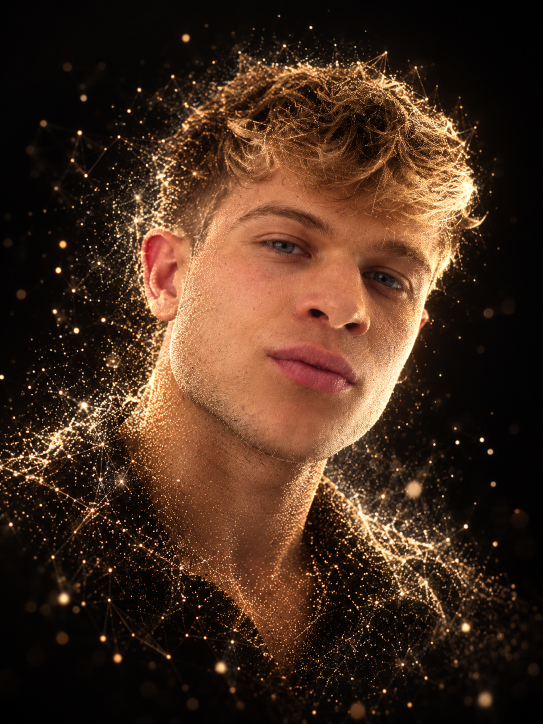
#> input picture assets/project-images/portrait-reference.png, 1086 x 1448 px, found by its file name (shown at 1/2 size)
$ python generate_particles.py   (older library calls are emulated)
#> lines starting #> are read from the running program, lines starting #| are printed output that depends on the picture; after the words box and inside, x2 and y2 are one past the last pixel; in counts of white or black regions, pixels touching at a corner belong together
import cv2
import numpy as np
import json
import math
import os

def create_particle_dataset(
    image_path='assets/project-images/portrait-reference.png',
    target_count=42000,
    output_bin='public/assets/portrait-particles.bin',
    output_meta='public/assets/portrait-meta.json'
):
#> called with target_count = 42000, output_bin = 'public/assets/portrait-particles.bin', output_meta = 'public/assets/portrait-meta.json'
    print(f"Reading {image_path}...")
    img = cv2.imread(image_path)
#> img is the input picture: shape (1448, 1086, 3); mean B, G, R 29.9, 45.3, 70.1
    if img is None:
        raise FileNotFoundError(f"Cannot load image {image_path}")

    h, w, c = img.shape
#> h = 1448; w = 1086; c = 3
    print(f"Image dimensions: {w}x{h}")
#| Image dimensions: 1086x1448

    img_rgb = cv2.cvtColor(img, cv2.COLOR_BGR2RGB).astype(np.float32) / 255.0
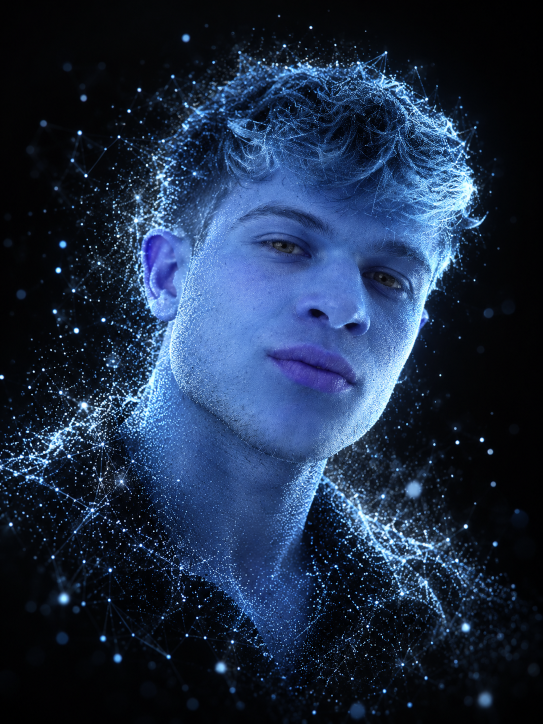
#> img_rgb: shape (1448, 1086, 3) float32 (shown at 1/2 size); mean B, G, R 0.275, 0.178, 0.118
    gray = cv2.cvtColor(img, cv2.COLOR_BGR2GRAY).astype(np.float32) / 255.0

    # 1. Exact Anatomical Landmark Coordinates
    face_cx, face_cy = 580.0, 610.0
    head_rx, head_ry = 330.0, 460.0

    left_eye_pos = (568.0, 490.0)
    right_eye_pos = (748.0, 556.0)
    nose_tip_pos = (590.0, 605.0)
    nose_bridge_top = (610.0, 485.0)
    mouth_center_pos = (603.0, 725.0)
    chin_pos = (590.0, 845.0)
    left_ear_pos = (300.0, 520.0)

    # 2. Multi-Scale Gradients & Feature Extractions
    # Sobel gradients
    sobelx = cv2.Sobel(gray, cv2.CV_32F, 1, 0, ksize=3)
    sobely = cv2.Sobel(gray, cv2.CV_32F, 0, 1, ksize=3)
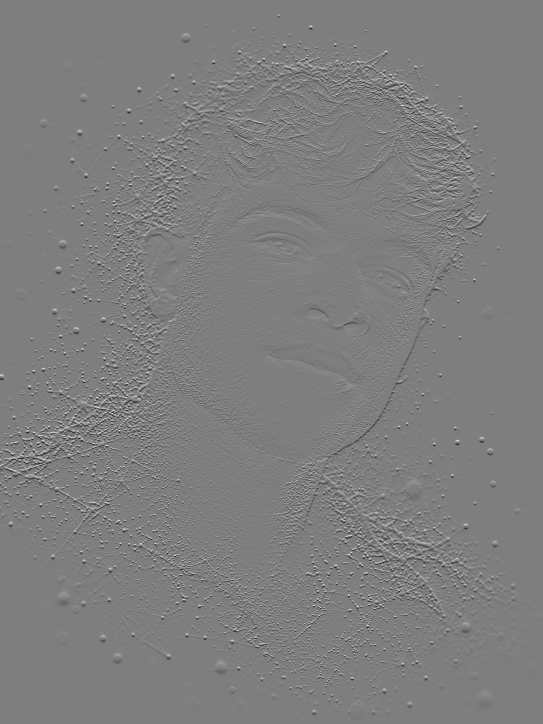
#> sobely: shape (1448, 1086) float32 (shown at 1/2 size); min -3.67, max 3.72, mean -7.87e-06; drawn with min black and max white
    grad_mag = np.sqrt(sobelx**2 + sobely**2)
    grad_norm = grad_mag / (np.max(grad_mag) + 1e-6)

    # Laplacian for fine micro-details (eyelashes, pores, hair strands)
    laplace = np.abs(cv2.Laplacian(gray, cv2.CV_32F, ksize=3))
    laplace_norm = laplace / (np.max(laplace) + 1e-6)

    # Canny edge detector for structural contours
    gray_u8 = (gray * 255).astype(np.uint8)
    canny_fine = cv2.Canny(gray_u8, 25, 75).astype(np.float32) / 255.0
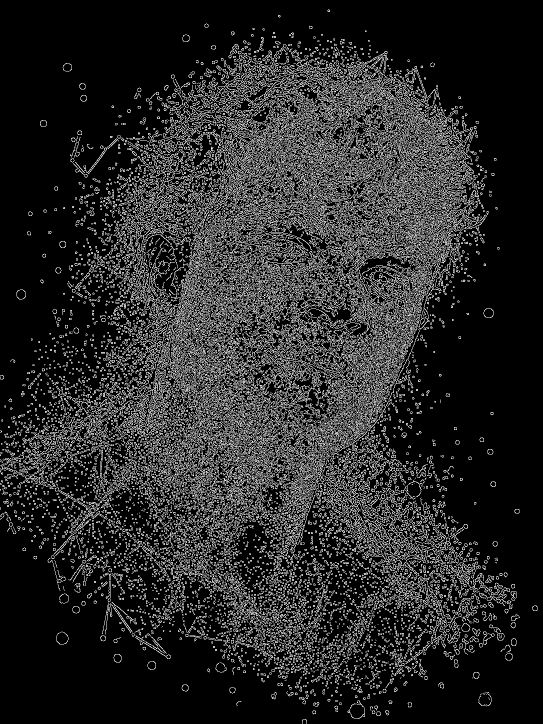
#> canny_fine: shape (1448, 1086) float32 (shown at 1/2 size); values 0 (black) and 1 (white), 15.9% white in thin lines or dots
    canny_strong = cv2.Canny(gray_u8, 60, 150).astype(np.float32) / 255.0
#> canny_strong: shape (1448, 1086) float32; values 0 (black) and 1 (white), 11.5% white in thin lines or dots

    # 3. Dedicated Feature Importance Weighting
    y_grid, x_grid = np.ogrid[:h, :w]
#> y_grid = 1448 values from 0 to 1447

    # Left eye zone
    d_le = np.sqrt((x_grid - left_eye_pos[0])**2 + (y_grid - left_eye_pos[1])**2)
    mask_le = np.exp(- (d_le**2) / (2.0 * (48.0**2)))

    # Right eye zone
    d_re = np.sqrt((x_grid - right_eye_pos[0])**2 + (y_grid - right_eye_pos[1])**2)
    mask_re = np.exp(- (d_re**2) / (2.0 * (48.0**2)))

    # Nose zone
    d_nose = np.sqrt((x_grid - nose_tip_pos[0])**2 + (y_grid - nose_tip_pos[1])**2)
    mask_nose = np.exp(- (d_nose**2) / (2.0 * (50.0**2)))

    # Mouth zone
    d_mouth = np.sqrt((x_grid - mouth_center_pos[0])**2 + (y_grid - mouth_center_pos[1])**2)
    mask_mouth = np.exp(- (d_mouth**2) / (2.0 * (55.0**2)))

    # Eyebrows
    d_leb = np.sqrt((x_grid - 550.0)**2 + (y_grid - 450.0)**2)
    mask_leb = np.exp(- (d_leb**2) / (2.0 * (50.0**2)))
    d_reb = np.sqrt((x_grid - 720.0)**2 + (y_grid - 500.0)**2)
    mask_reb = np.exp(- (d_reb**2) / (2.0 * (50.0**2)))

    # Hair volume mask
    hair_mask = ((y_grid < 450) & (y_grid > 50) & (x_grid > 250) & (x_grid < 850)).astype(np.float32)

    # Skin area
    r_chan = img_rgb[:, :, 0]
    g_chan = img_rgb[:, :, 1]
    b_chan = img_rgb[:, :, 2]
    skin_mask = np.clip((r_chan - g_chan) * 3.0 + (g_chan - b_chan) * 2.0, 0.0, 1.0) * (gray > 0.05).astype(np.float32)
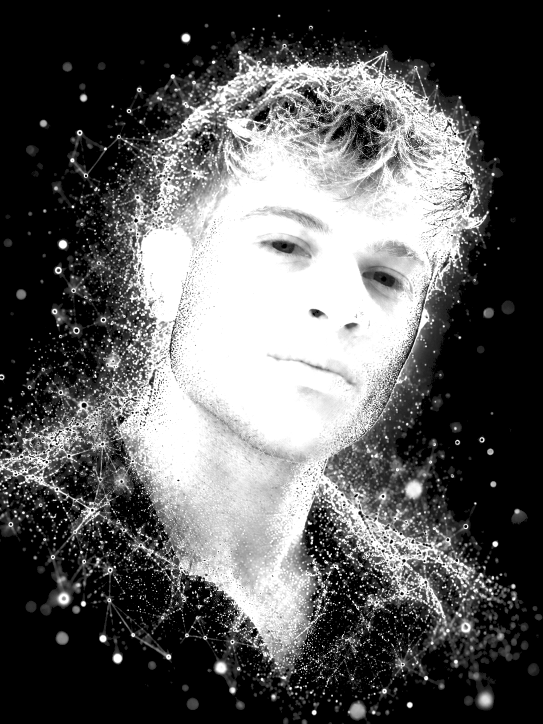
#> skin_mask: shape (1448, 1086) float32 (shown at 1/2 size); min 0, max 1, mean 0.364

    # Combine importance
    importance = (
        gray * 0.35 +
        grad_norm * 0.45 +
        canny_fine * 0.55 +
        canny_strong * 0.45 +
        laplace_norm * 0.30 +
        skin_mask * 0.40 +
        (mask_le + mask_re) * 1.2 +
        mask_nose * 0.85 +
        mask_mouth * 0.95 +
        (mask_leb + mask_reb) * 0.6 +
        hair_mask * grad_norm * 0.5
    )

    # Suppress deep empty background
    bg_mask = (gray < 0.025) & (canny_fine < 0.1)
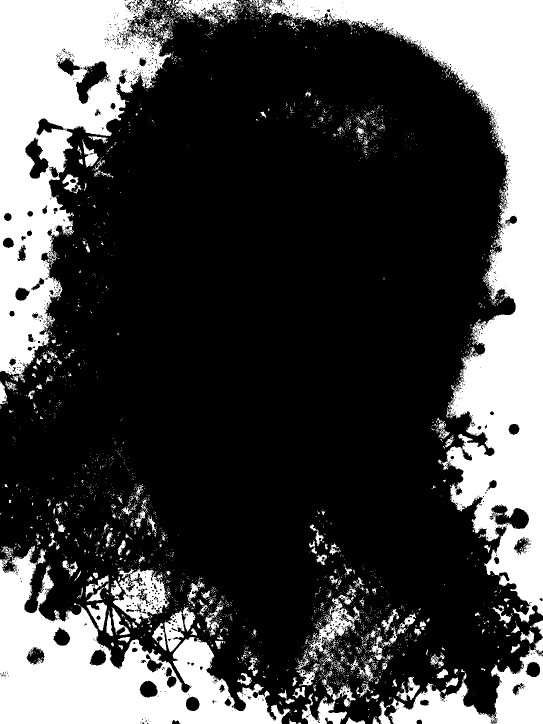
#> bg_mask: shape (1448, 1086) bool (shown at 1/2 size); 28.4% white; 3375 white regions (3149 under 20 px), largest, box (x1, y1, x2, y2) and area: (498, 0, 1086, 1245) 170862, (0, 0, 346, 765) 115150, (0, 1091, 581, 1448) 85968
    importance[bg_mask] *= 0.005

    # Preserve outer constellation sparks
    is_outer_sparkle = (gray > 0.15) & (d_le > 240) & (d_re > 240) & (d_nose > 240) & (d_mouth > 240)
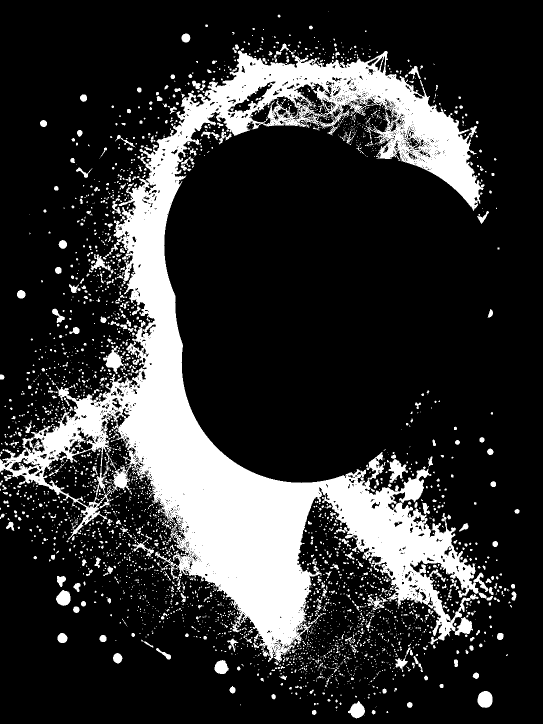
#> is_outer_sparkle: shape (1448, 1086) bool (shown at 1/2 size); 19.8% white; 3412 white regions (2864 under 20 px), largest, box (x1, y1, x2, y2) and area: (0, 101, 977, 1325) 260370, (206, 691, 247, 748) 1003, (777, 918, 816, 966) 909
    importance[is_outer_sparkle] += gray[is_outer_sparkle] * 0.8
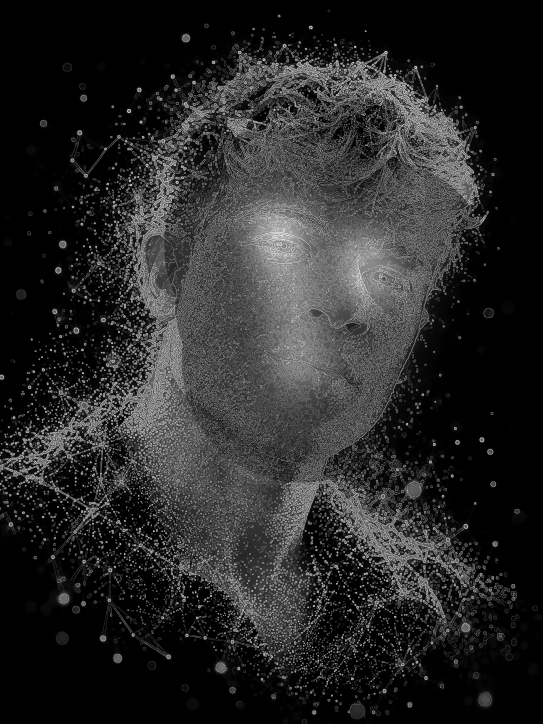
#> importance: shape (1448, 1086) float64 (shown at 1/2 size); min 2.3e-66, max 3.28, mean 0.517; drawn with min black and max white

    # 4. Sampling
    prob = importance.ravel()
    prob_sum = np.sum(prob)
#> prob_sum = 813626
    prob /= prob_sum

    np.random.seed(42)  # Deterministic seed for repeatable likeness
    chosen_indices = np.random.choice(h * w, size=target_count, replace=False, p=prob)

    sampled_y = (chosen_indices // w).astype(np.float32)
    sampled_x = (chosen_indices % w).astype(np.float32)

    # Subpixel anti-aliasing jitter
    sampled_x += np.random.uniform(-0.45, 0.45, size=target_count)
    sampled_y += np.random.uniform(-0.45, 0.45, size=target_count)

    # 5. Normalization
    norm_x = (sampled_x - face_cx) / (head_rx * 1.55)
    norm_y = -(sampled_y - face_cy) / (head_ry * 1.45)

    # 6. Anatomical 2.5D Depth Model Z
    dx_head = (sampled_x - face_cx) / head_rx
    dy_head = (sampled_y - face_cy) / head_ry
    head_rad_sq = dx_head**2 + dy_head**2

    # Ellipsoid cranium dome
    z_head = np.sqrt(np.maximum(0.0, 1.0 - np.clip(head_rad_sq, 0.0, 1.0))) * 0.40

    # Head turn angle (16 degrees 3/4 pose)
    angle_rad = math.radians(16.0)
    z_turn = -dx_head * math.sin(angle_rad) * 0.24

    # Nose elevation
    d_nose_tip = np.sqrt((sampled_x - nose_tip_pos[0])**2 + (sampled_y - nose_tip_pos[1])**2)
    z_nose = np.exp(- (d_nose_tip**2) / (2.0 * (38.0**2))) * 0.28

    # Nose bridge
    t_bridge = np.clip((sampled_y - nose_bridge_top[1]) / (nose_tip_pos[1] - nose_bridge_top[1]), 0.0, 1.0)
    bridge_x = nose_bridge_top[0] + t_bridge * (nose_tip_pos[0] - nose_bridge_top[0])
    d_bridge = np.abs(sampled_x - bridge_x)
    z_bridge = np.exp(- (d_bridge**2) / (2.0 * (24.0**2))) * (sampled_y >= nose_bridge_top[1]) * (sampled_y <= nose_tip_pos[1]) * 0.20

    # Eye sockets (orbit depression)
    d_le_dist = np.sqrt((sampled_x - left_eye_pos[0])**2 + (sampled_y - left_eye_pos[1])**2)
    z_socket_l = -np.exp(- (d_le_dist**2) / (2.0 * (40.0**2))) * 0.10
    z_eyeball_l = np.exp(- (d_le_dist**2) / (2.0 * (16.0**2))) * 0.06

    d_re_dist = np.sqrt((sampled_x - right_eye_pos[0])**2 + (sampled_y - right_eye_pos[1])**2)
    z_socket_r = -np.exp(- (d_re_dist**2) / (2.0 * (40.0**2))) * 0.10
    z_eyeball_r = np.exp(- (d_re_dist**2) / (2.0 * (16.0**2))) * 0.06

    # Lips prominence
    d_mouth_dist = np.sqrt((sampled_x - mouth_center_pos[0])**2 + (sampled_y - mouth_center_pos[1])**2)
    z_lips = np.exp(- (d_mouth_dist**2) / (2.0 * (45.0**2))) * 0.13

    # Chin prominence
    d_chin_dist = np.sqrt((sampled_x - chin_pos[0])**2 + (sampled_y - chin_pos[1])**2)
    z_chin = np.exp(- (d_chin_dist**2) / (2.0 * (48.0**2))) * 0.15

    # Neck recession
    is_neck = (sampled_y > 850) & (sampled_y < 1200) & (sampled_x > 350) & (sampled_x < 750)
    z_neck = np.where(is_neck, -0.15 - 0.12 * ((sampled_y - 850) / 350.0), 0.0)

    # Shoulders
    is_shoulders = sampled_y >= 1150
    z_shoulders = np.where(is_shoulders, -0.24 - 0.18 * ((sampled_y - 1150) / 300.0), 0.0)

    # Luminance surface relief
    idx_y = np.clip(sampled_y.astype(int), 0, h - 1)
    idx_x = np.clip(sampled_x.astype(int), 0, w - 1)
    sampled_lum = gray[idx_y, idx_x]
    z_relief = (sampled_lum - 0.45) * 0.05

    norm_z = (z_head + z_turn + z_nose + z_bridge + z_socket_l + z_socket_r
              + z_eyeball_l + z_eyeball_r + z_lips + z_chin + z_neck + z_shoulders + z_relief)

    # Scatter background sparkles in depth
    is_sparkle = head_rad_sq > 1.25
    sparkle_z = np.random.uniform(-0.35, 0.35, size=target_count)
    norm_z = np.where(is_sparkle, sparkle_z, norm_z)

    # 7. Colors: Warm White / Champagne / Restrained Gold
    sampled_r = img_rgb[idx_y, idx_x, 0]
    sampled_g = img_rgb[idx_y, idx_x, 1]
    sampled_b = img_rgb[idx_y, idx_x, 2]

    # Balanced tone mapping for cinematic elegance
    col_lum = 0.299 * sampled_r + 0.587 * sampled_g + 0.114 * sampled_b
    gold_tint = np.array([1.03, 0.94, 0.76], dtype=np.float32)

    col_r = np.clip(sampled_r * gold_tint[0] + 0.02 * col_lum, 0.0, 1.0)
    col_g = np.clip(sampled_g * gold_tint[1] + 0.015 * col_lum, 0.0, 1.0)
    col_b = np.clip(sampled_b * gold_tint[2], 0.0, 1.0)

    # 8. Feature Weight & Particle Attributes
    feat_val = (
        mask_le[idx_y, idx_x] * 1.0 +
        mask_re[idx_y, idx_x] * 1.0 +
        mask_nose[idx_y, idx_x] * 0.8 +
        mask_mouth[idx_y, idx_x] * 0.9 +
        canny_strong[idx_y, idx_x] * 0.6
    )
    f_weight = np.clip(feat_val, 0.0, 1.0)

    # Size: 2.2 to 5.8
    base_size = 2.2 + col_lum * 2.6 + f_weight * 1.4

    # Alpha: 0.38 to 0.95
    base_alpha = 0.38 + col_lum * 0.52 + f_weight * 0.1

    # Phase seed
    phase = np.random.uniform(0.0, 1.0, size=target_count).astype(np.float32)

    # 9. Dispersal 3D Cloud for Assembly
    disp_radius = np.random.uniform(1.8, 3.6, size=target_count)
    disp_angle = np.random.uniform(0.0, 2.0 * math.pi, size=target_count)
    disp_phi = np.random.uniform(-math.pi * 0.45, math.pi * 0.45, size=target_count)

    disp_x = disp_radius * np.cos(disp_phi) * np.cos(disp_angle)
    disp_y = disp_radius * np.sin(disp_phi)
    disp_z = disp_radius * np.cos(disp_phi) * np.sin(disp_angle)

    # 10. Write binary buffer
    particles = np.zeros((target_count, 13), dtype=np.float32)
    particles[:, 0] = norm_x
    particles[:, 1] = norm_y
    particles[:, 2] = norm_z
    particles[:, 3] = col_r
    particles[:, 4] = col_g
    particles[:, 5] = col_b
    particles[:, 6] = base_size
    particles[:, 7] = base_alpha
    particles[:, 8] = f_weight
    particles[:, 9] = phase
    particles[:, 10] = disp_x
    particles[:, 11] = disp_y
    particles[:, 12] = disp_z

    os.makedirs(os.path.dirname(output_bin), exist_ok=True)
    with open(output_bin, 'wb') as f:
        f.write(particles.tobytes())

    meta = {
        "particleCount": int(target_count),
        "strideFloats": 13,
        "strideBytes": 52,
        "bounds": {
            "minX": float(np.min(norm_x)), "maxX": float(np.max(norm_x)),
            "minY": float(np.min(norm_y)), "maxY": float(np.max(norm_y)),
            "minZ": float(np.min(norm_z)), "maxZ": float(np.max(norm_z))
        },
        "version": "1.1.0"
    }
    with open(output_meta, 'w') as f:
        json.dump(meta, f, indent=2)

    print(f"Generated {target_count} particles. File size: {os.path.getsize(output_bin) / (1024*1024):.2f} MB")
    return particles, meta

if __name__ == '__main__':
    create_particle_dataset()
